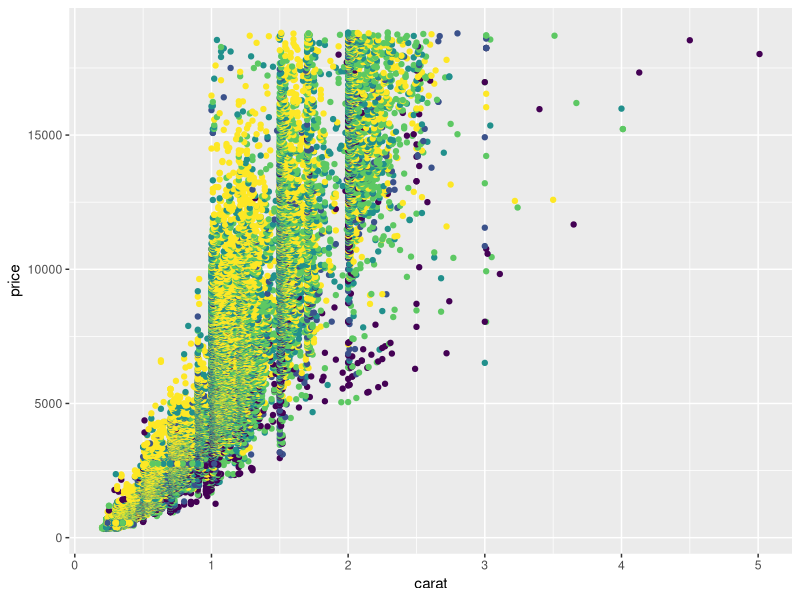
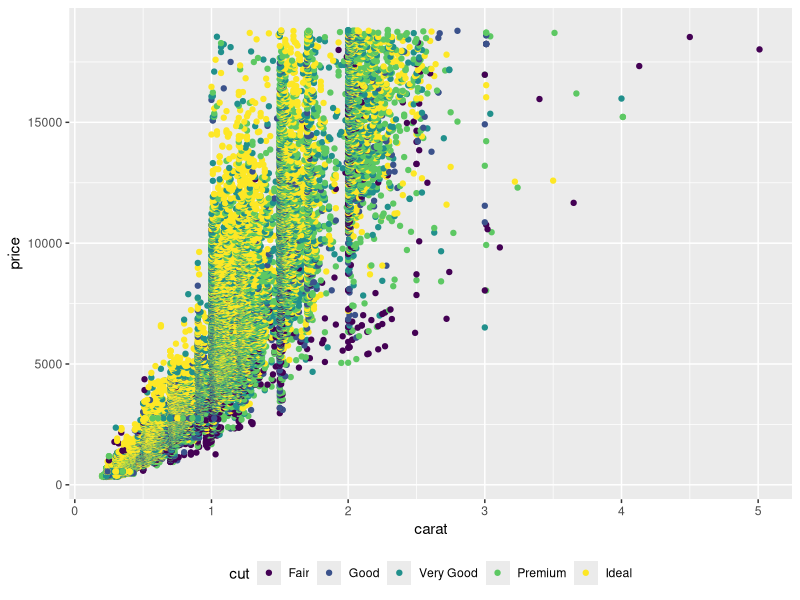
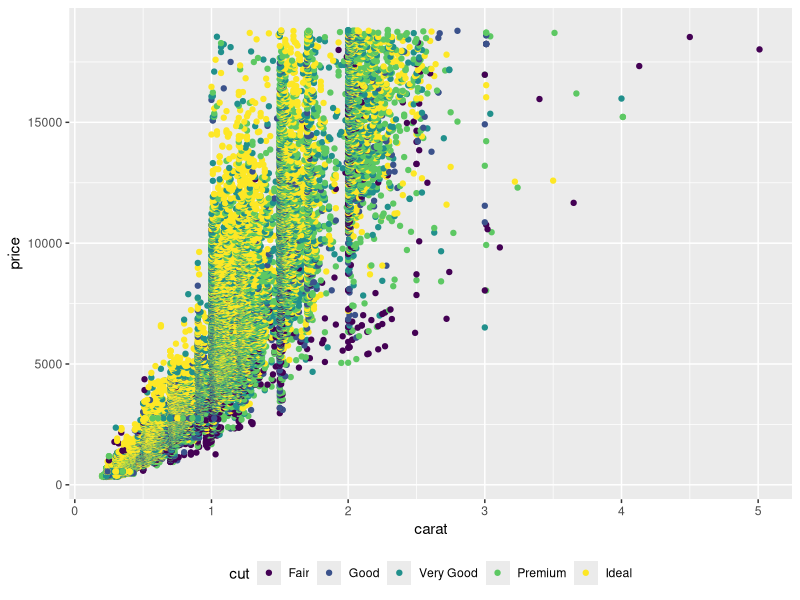
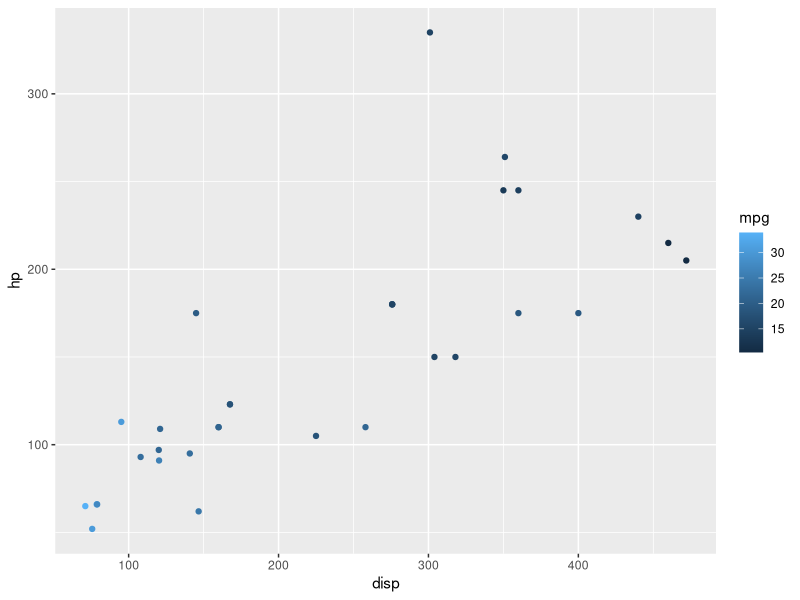
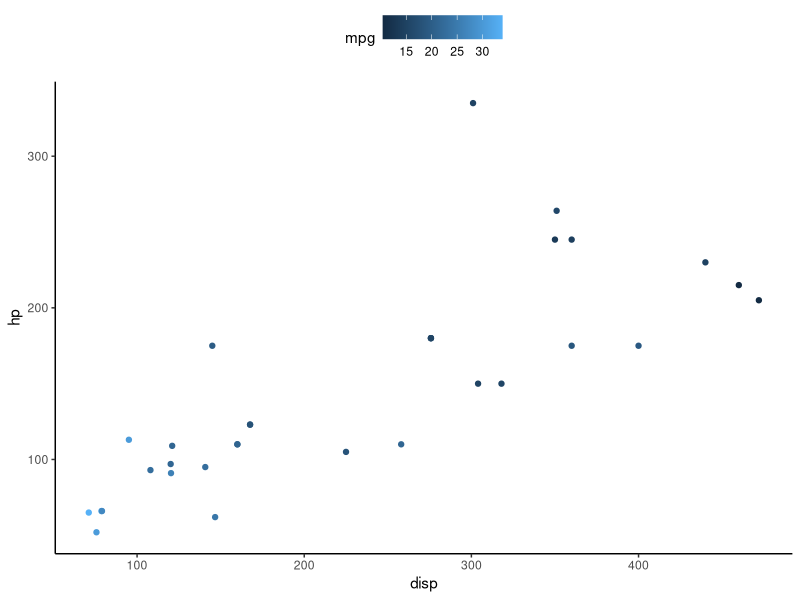
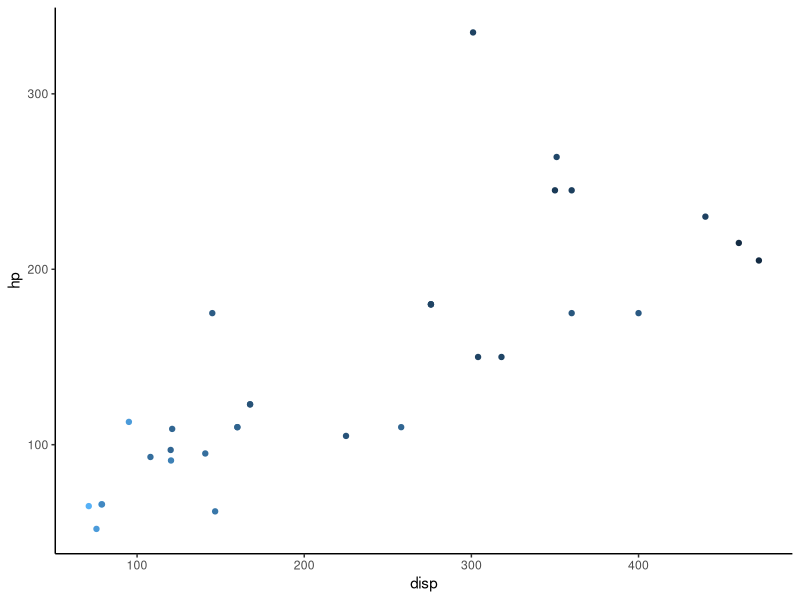

Reproduce these figures in R, in order. (Note: this script raises an error after producing the figures.)
## ---- chunk 1
library(tidyverse)
data(diamonds)

# How to remove the legend 
ggplot(diamonds, aes(carat, price, color=cut))+
  geom_point() +
  theme(legend.position= "none")
## ---- chunk 2
# How to move the legend to the bottom of the graph 
ggplot(diamonds, aes(carat, price, color=cut))+
  geom_point() +
  theme(legend.position= "bottom")
## ---- chunk 3
# How to change the names in the legend 
ggplot(diamonds, aes(carat, price, color=cut))+
  geom_point() +
  theme(legend.position= "bottom")
## ---- chunk 4
data(mtcars)
ggplot(mtcars, aes(disp, hp, color=mpg))+ 
  geom_point()


# Use discrete = FALSE because the variable is continuous 
## ---- chunk 5
data(mtcars)
ggplot(mtcars, aes(disp, hp, color=mpg))+ 
  geom_point()+ 
  theme_classic()+
  theme(legend.position= "top")
## ---- chunk 6
data(mtcars)
ggplot(mtcars, aes(disp, hp, color=mpg))+ 
  geom_point()+
  theme_classic()+
  theme(legend.position= "none")
## ---- chunk 7
data(mtcars)
ggplot(mtcars, aes(disp, hp, color=mpg))+ 
  geom_point()+ 
  theme_classic()+
  scale_color_viridis(discrete= FALSE, option="H", name= "Displacement and Horse Power")
## ---- chunk 8
mpgByCyl <- mtcars %>%
  group_by(cyl)%>%
  summarize(mean = mean(mpg))

ggplot(mpgByCyl, aes(cyl, mean)) + 
  geom_bar(stat="identity")

mpg <- ggplot(mtcars, aes(mpg))+
  geom_bar() 
mpg+facet_wrap(~cyl)
## ---- chunk 9

# Histogram 
ggplot(mtcars, aes(mpg))+ 
  geom_histogram(bins= 5, fill="blue")+
  facet_wrap(~cyl)+
  ylab(label= "frequency")+
  xlab(label="miles per gallon")
  
## ---- chunk 10
# option 1
labels<- c("4"= "4 cylinder", "6"= "6 cylinder", "8"= "8 cylinder")

ggplot(mtcars, aes(mpg))+ geom_histogram(bins= 5, fills= "blue")+  facet_wrap(~as.factor(cyl), labeller= as_labeller(labels))

# option 2
mtcars$cyl <- as.factor(mtcars$mpg)
levels(mtcars$cyl) <- c("4 cylinders", "6 cylinders", "8 cylinders")
ggplot(mtcars, aes(mpg))+ geom_histogram()+facet_wrap(~cyl)
## ---- chunk 11

## ---- chunk 12
ggplot(mtcars, aes(mpg, hp))+
  geom_point()+
  facet_wrap(~cyl, labeller= as_labeller(labels))+
  theme_classic()+
  ylab(label= "horse power")+
  xlab(label= "miles per gallon")
## ---- chunk 13
# changing the font and size 
prettyGraph <- ggplot(mtcars, aes(mpg, hp))+
  geom_point()+
  facet_wrap(~cyl, labeller= as_labeller(labels))+
  theme_classic()+
  ylab(label= "horse power")+
  xlab(label= "miles per gallon")+
  scale_color_viridis(discrete= FALSE, option = "D")

finalPretty <- prettyGraph + theme(legend.position= "none", text = element_text(family = "Times New Roman", size= 18))

## ---- chunk 14

# How to save and export your graph on the computer 

ggsave("PSY4802-FinalPrettyGraph.tiff", width= 10, height=10, units="in", dpi= 300)

# dpi is the resolution 

# Save without project by using *getwd()*
## ---- chunk 15


## ---- chunk 16


